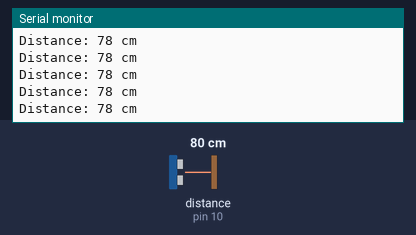
Simulated run of this sketch. Board: Arduino Uno, built with avr-gcc and run on an emulated ATmega328P. On the bench: the last lines printed to the serial monitor. Wiring (inferred from the names in the program): ultrasonic range finder: trigger pin 9; echo pin 10. The test bench sets the inputs (shaded band); at power-on: distance to the obstacle (sensor on pin 10) 80 cm. The echo pulse lasts 58.3 µs per cm.

Above: at 1.2 s.
1.3 s: distance to the obstacle (sensor on pin 10) set to 2 cm
At 1.38 s:
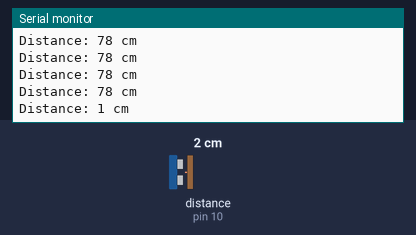
4.3 s: distance to the obstacle (sensor on pin 10) set to 250 cm
At 4.41 s:
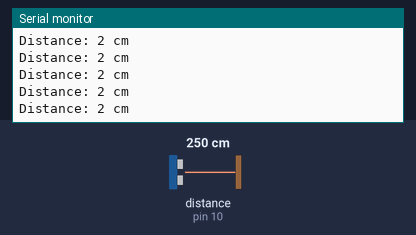
Timing chart, 0 to 7.3 s (numbered marks = the images above; inputs shaded):
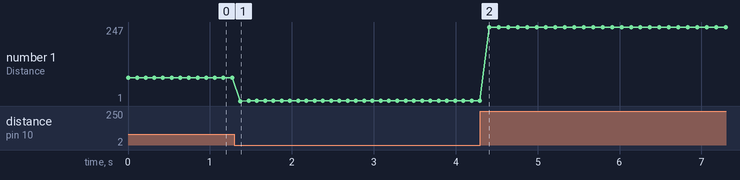

Measured:
- after the input at 1.3 s, the serial monitor: prints a new line after 0.07 s (image 1)
- plotted number 1: 78 → 2 after the input at 1.3 s, 2 → 247 after the input at 4.3 s

The sketch:

ultrasonic.ino
```cpp
int trigPin = 9;
int echoPin = 10;

void setup() {
  Serial.begin(9600);

  pinMode(trigPin, OUTPUT);
  pinMode(echoPin, INPUT);
}

void loop() {
  long duration, dist;

  // Send trigger pulse
  digitalWrite(trigPin, LOW);
  delayMicroseconds(2);
  digitalWrite(trigPin, HIGH);
  delayMicroseconds(10);
  digitalWrite(trigPin, LOW);

  // Read echo
  duration = pulseIn(echoPin, HIGH, 30000);

  // Convert to cm
  dist = duration * 0.034 / 2;

  // Print
  Serial.print("Distance: ");
  Serial.print(dist);
  Serial.println(" cm");

  delay(100);
}
```
